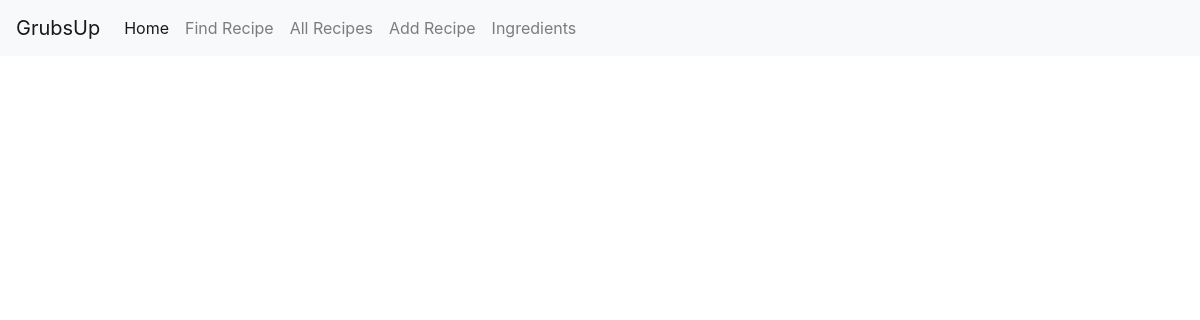
The page /recipes/view/2/ on the database as committed earlier.
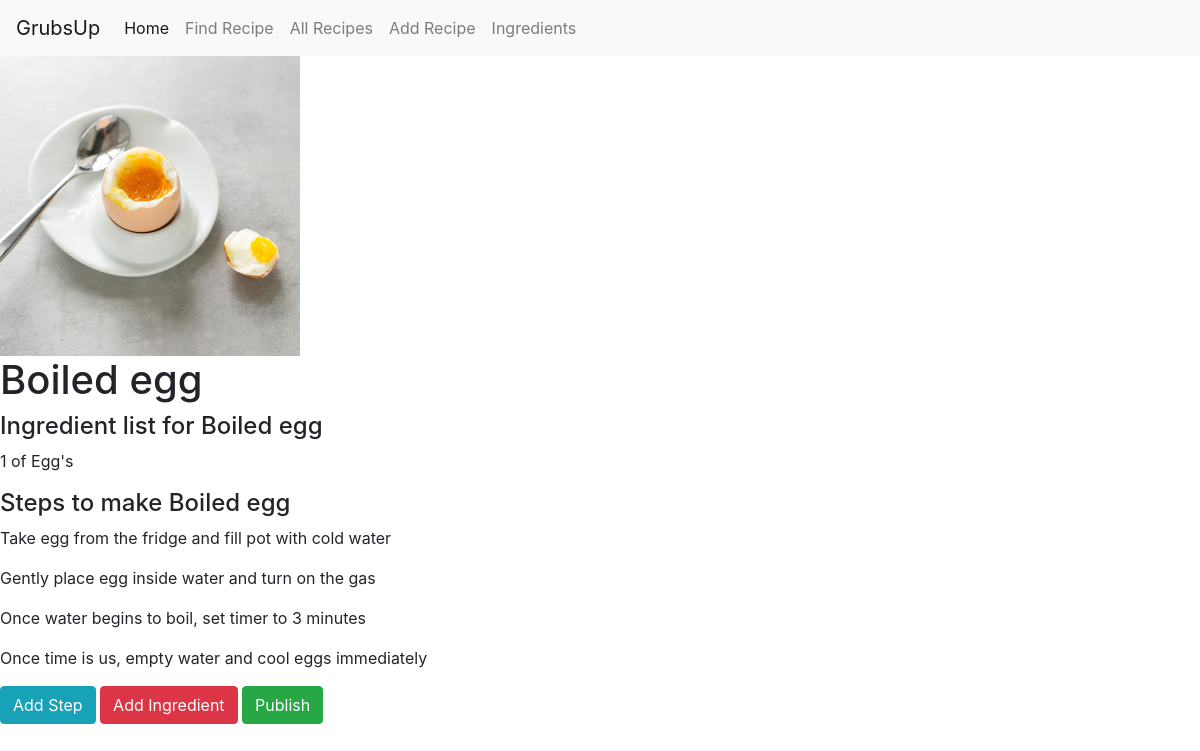
The same page on the database as committed later.
### recipes/models.py (models this page shows, shortened)
class Recipe(models.Model):
    EASY = 'easy'
    INTERMEDIATE = 'intermediate'
    HARD = 'hard'
    DIFFS = [
        (EASY, 'Easy'),
        (INTERMEDIATE, 'Intermediate'),
        (HARD, 'Hard'),
    ]
    name = models.CharField(max_length=100, blank=False)
    image = models.ImageField(upload_to='recipes', blank=False)
    description = models.TextField(max_length=250, blank=True)
    cooking_hours = models.PositiveIntegerField(blank=True)
    cooking_minutes = models.PositiveIntegerField(range(0,59), blank=True)
    difficulty = models.CharField(max_length=50, choices=DIFFS)
    published = models.BooleanField(editable=False, default=False)
    creator = models.ForeignKey(
        CustomUser,
        on_delete=models.CASCADE,
        default=1,
        )

class RecipeIngredient(models.Model):
    recipe = models.ForeignKey(
        'Recipe',
        on_delete=models.CASCADE,
    )
    ingredient = models.ForeignKey(
        'Ingredient',
        on_delete=models.CASCADE,
    )
    quantity = models.PositiveIntegerField(blank=False)

class Ingredient(models.Model):
    MEAT = 'meat'
    FISH = 'fish'
    VEGETABLE = 'veg'
    GRAIN = 'grain'
    FRUIT = 'fruit'
    SPICE = 'spice'
    NUT = 'nut'
    SEED = 'seed'
    DAIRY = 'dairy'
    GRAM = 'gram'
    ML = 'ml'
    LTR = 'ltr'
    UNIT = 'unit'
    CATEGORY_CHOICES = [
        (MEAT , 'Meat'),
        (FISH, 'Fish'),
        (VEGETABLE, 'Vegetable'),
        (GRAIN, 'Grain'),
        (FRUIT, 'Fruit'),
        (SPICE, 'Spice'),
        (SEED, 'Seed'),
        (DAIRY, 'Dairy'),
    ]
    UNIT_CHOICES = [
        (GRAM, 'Grams'),
        (ML, 'Ml'),
        (LTR, 'Ltr'),
        (UNIT, 'Unit'),
        ]
    name = models.CharField(max_length=100, blank=False)
    category = models.CharField(max_length=100, choices=CATEGORY_CHOICES)
    unit = models.CharField(max_length=100, choices=UNIT_CHOICES)
    def __str__(self):
        return self.name

class RecipeSteps(models.Model):
    recipe = models.ForeignKey(
        'Recipe',
        on_delete=models.CASCADE,
    )
    step = models.TextField(max_length=250, blank=False)

### recipes/views.py (the view)
# urls.py: path('view/<int:recipe_id>/', views.singleRecipe, name='single_recipe'),
def singleRecipe(request, recipe_id):
    requested_recipe = models.Recipe.objects.filter(id=recipe_id)
    recipe_steps = models.RecipeSteps.objects.filter(recipe=recipe_id)
    recipe_ingredient = models.RecipeIngredient.objects.filter(recipe=recipe_id)
    return render(request, 'recipe_details.html', {'requested_recipe': requested_recipe, 'recipe_steps':recipe_steps,
    'recipe_ingredient':recipe_ingredient})

### pages/templates/recipe_details.html
{% extends 'base.html' %}
{% block content %}
{% for r in requested_recipe %}
<img src="{{ r.image.url }}" style="max-height: 300px">
<h1>{{ r.name }}</h1>
<h4>Ingredient list for {{ r.name }}</h4>
{% if recipe_ingredient %}
    {% for ing in recipe_ingredient %}
    <p>{{ ing.quantity }} of {{ ing.ingredient }}'s</p>
    {% endfor %}
{% else %}
    <p>No ingredients listed.</p>
{% endif %}
<h4>Steps to make {{r.name}}</h4>
{% if recipe_steps %}
    {% for step in recipe_steps %}
        <p>{{ step.step }}</p>
    {% endfor %}
{% else %}
    <p>Recipe has no steps</p>
{% endif %}
<div>
    <button class="btn btn-info"><a href="{% url 'recipes:add_step' r.pk %}" class="text-white">Add Step</a></button>
    <button class="btn btn-danger"><a href="{% url 'recipes:add_ingredient' r.pk %}" class="text-white">Add Ingredient</a></button>
    <button class="btn btn-success"><a href="{% url 'recipes:publish_recipe' r.pk %}" class="text-white">Publish</a></button>
</div>
{% endfor %}
{% endblock %}

Rows that differ between the two databases and show on the page:
added Recipe: image (picture), name "Boiled egg"
added RecipeIngredient: quantity "1", ingredient "Egg"
added RecipeSteps: step "Take egg from the fridge and fill pot with cold water"
added RecipeSteps: step "Gently place egg inside water and turn on the gas"
added RecipeSteps: step "Once water begins to boil, set timer to 3 minutes"
added RecipeSteps: step "Once time is us, empty water and cool eggs immediately"
